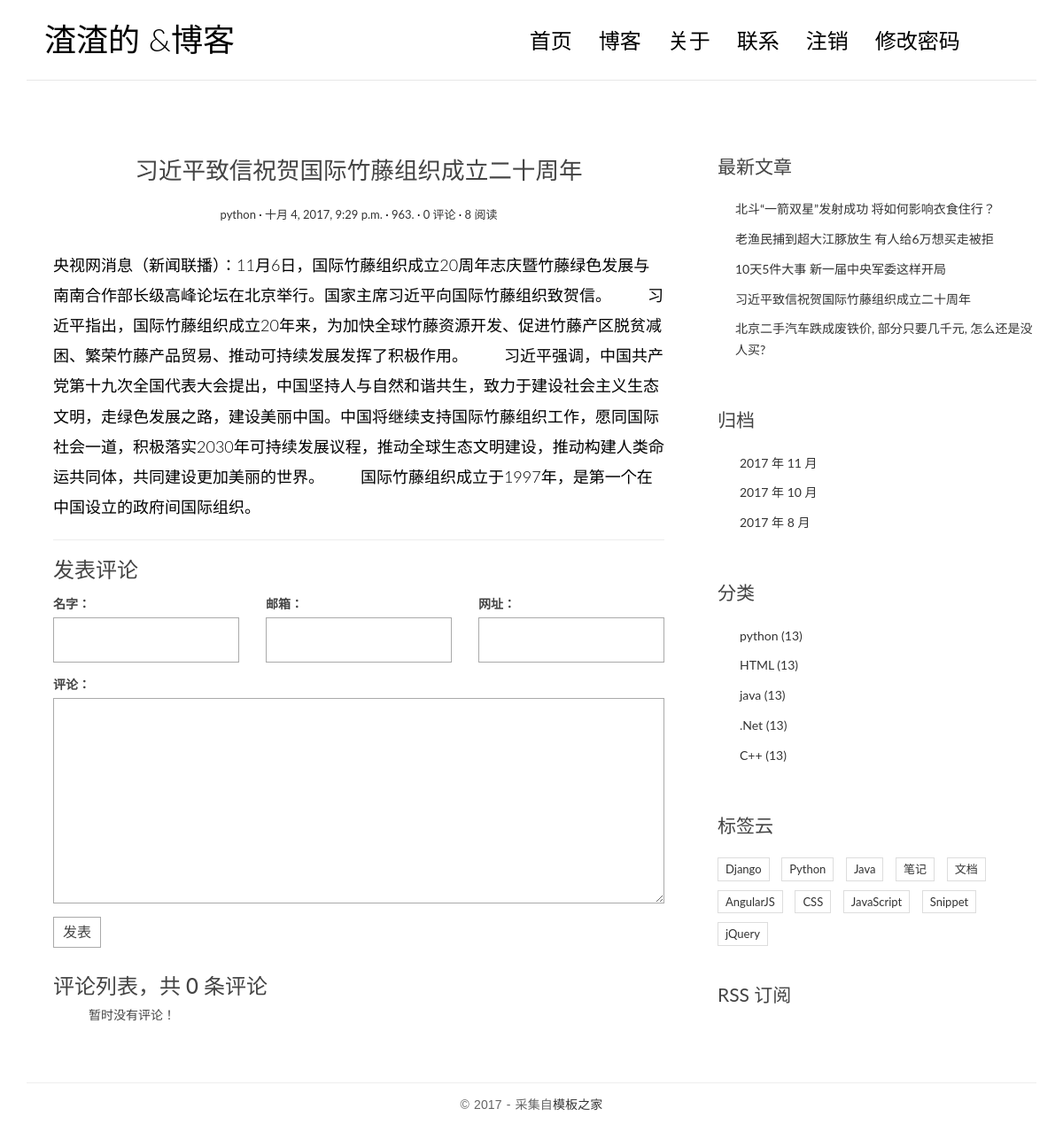
Page /post/2/ (signed in) on the committed database.
### myblog/models.py (models this page shows)
class Post(models.Model):
    title = models.CharField(max_length=64)
    body = models.TextField()
    created_time = models.DateTimeField()
    modified_time = models.DateTimeField()
    excerpt = models.CharField(max_length=256,blank=True)
    category = models.ForeignKey(Category)
    tags = models.ManyToManyField(Tag,blank=True)
    author = models.ForeignKey(User)
    views =models.PositiveIntegerField(default=0)
    def get_absolute_url(self):
        return reverse('myblog:detail',kwargs={"pk":self.pk})
    def increase_views(self):
        self.views +=1
        self.save(update_fields=['views'])

class Category(models.Model):
    name = models.CharField(max_length=64)

### myblog/views.py (the view)
# urls.py: url(r'^post/(?P<pk>[0-9]+)/$',login_required(views.PostDetailView.as_view()),name='detail'
class PostDetailView(DetailView):
    model = Post
    template_name = 'myblog/detail.html'
    context_object_name = 'post'
    def get(self,request,*args,**kwargs):
        response =super(PostDetailView,self).get(request,*args,**kwargs)
        self.object.increase_views()
        return response
    def get_object(self, queryset=None):
        post = super(PostDetailView, self).get_object(queryset=None)
        return post
    def get_context_data(self, **kwargs):
        context = super(PostDetailView,self).get_context_data(**kwargs)
        form = CommentForm()
        comment_list = self.object.comment_set.all()
        context.update({
            'form':form,
            'comment_list':comment_list
        })
        return context

### comments/forms.py
class CommentForm(forms.ModelForm):
    class Meta:
        model = Comment
        fields = ['name','email','url','text']

### myblog/templatetags/myblog_tags.py (called while the page is built)
@register.simple_tag()
def get_recent_posts(num = 5):
    return Post.objects.all().order_by('-created_time')[:num]

@register.simple_tag()
def archives():
    return Post.objects.dates('created_time','month',order='DESC')

@register.simple_tag()
def get_categories():
    return Category.objects.all()

### templates/myblog/detail.html (shortened to what this page needs)
{% extends 'myblog/base.html' %}
{% block main %}
<article class="post post-{{ post.pk }}">
    <header class="entry-header">
        <h1 class="entry-title">{{ post.title }}</h1>
        <div class="entry-meta">
            <span class="post-category"><a href="#">{{ post.category.name }}</a></span>
            <span class="post-date"><a href="#"><time class="entry-date" datetime="{{ post.created_time }}">{{ post.created_time }}</time></a></span>
            <span class="post-author"><a href="#">{{ post.author }}</a></span>
            <span class="comments-link"><a href="{{ post.get_absolute_url }}#comment-area">{{ post.comment_set.count }} 评论</a></span>
            <span class="views-count"><a href="#">{{ post.views }} 阅读</a></span>
        </div>
    </header>
    <div class="entry-content clearfix">
        {{ post.body }}
    </div>
</article>
<section class="comment-area" id="comment-area">
    <hr>
    <h3>发表评论</h3>
    <form action="{% url 'comment:post_comment' post.pk %}" method="post" class="comment-form">
        <div class="row">
            <div class="col-md-4">
                <label for="i{{ form.mame.id_for_label }}">名字：</label>
                {{ form.name }}
            </div>
            <div class="col-md-4">
                <label for="{{ form.email.id_for_label }}">邮箱：</label>
                {{ form.email }}
            </div>
            <div class="col-md-4">
                <label for="{{ form.url.id_for_label }}">网址：</label>
                {{ form.url }}
            </div>
            <div class="col-md-12">
                <label for="{{ form.text.id_for_label }}">评论：</label>
                {{ form.text }}
                 <button type="submit" class="comment-btn">发表</button>
            </div>
        </div>
    </form>
    <div class="comment-list-panel">
        <h3>评论列表，共 <span>{{ post.comment_set.count }}</span> 条评论</h3>
        <ul>
            {% for comment in comment_list %}
            <li class = "comment-item">
                <span class = "nickname">{{ comment.name }}</span>
                <time class="submit-date">{{ comment.created_time }}</time>
                <div class="text">{{ comment.text }}</div>
            </li>
            {% empty %}
            暂时没有评论！
            {% endfor %}
        </ul>
    </div>
</section>
{% endblock main %}

### templates/myblog/base.html (shortened to what this page needs)
{% load staticfiles %}
{% load myblog_tags %}
<html>
<head>
    <link rel="stylesheet" href="{% static 'myblog/css/bootstrap.min.css' %}">
    <link rel="stylesheet" href="{% static 'myblog/css/custom.css' %}">
    <link rel="stylesheet" href="{% static 'myblog/css/pace.css' %}">
    <link rel="stylesheet" href="http://code.ionicframework.com/ionicons/2.0.1/css/ionicons.min.css">
</head>
<body>
<div class="container">
    <header id="site-header">
        <div class="row">
            <div class="col-md-4 col-sm-5 col-xs-8">
                <div class="logo">
                    <h1><a href="{% url 'myblog:index' %}"><b>渣渣的</b> &amp;博客</a></h1>
                </div>
            </div>
            <div class="col-md-8 col-sm-7 col-xs-4">
                <nav class="main-nav" role="navigation">
                    <div class="collapse navbar-collapse" id="bsexample-navbar-collapse-1">
                        <ul class="nav navbar-nav navbar-right">
                            <li class="cl-effect-11"><a href="{% url 'myblog:index' %}" data-hover="首页">首页</a></li>
                            <li class="cl-effect-11"><a href="fullwidth.html" data-hover="博客">博客</a></li>
                            <li class="cl-effect-11"><a href="about.html" data-hover="关于">关于</a></li>
                            <li class="cl-effect-11"><a href="contact.html" data-hover="联系">联系</a></li>
                            {% if user.is_authenticated %}
                            <li class="cl-effect-11"><a href="{% url 'logout' %}" data-hover="注销">注销</a></li>
                            <li class="cl-effect-11"><a href="{% url 'password_change' %}">修改密码</a></li>
                            {% else %}
                            <li class="cl-effect-11"><a href="{% url 'login' %}">登陆</a></li>
                            {% endif %}
                        </ul>
                    </div>
                </nav>
            </div>
        </div>
    </header>
</div>
<div class="content-body">
    <div class="container">
        <div class="row">
            <main class="col-md-8">
                {% block main %}
                {% endblock %}
            </main>
            <aside class="col-md-4">
                <div class="widget widget-recent-posts">
                    <h3 class="widget-title">最新文章</h3>
                    {% get_recent_posts as recent_post_list %}
                    <ul>
                     {% for post in recent_post_list %}
                        <li>
                            <a href = "{{ post.get_absolute_url }}">{{ post.title }}</a>
                        </li>
                            {% empty %}
                            没有文章！
                            {% endfor %}
                    </ul>
                </div>
                <div class="widget widget-archives">
                    <h3 class="widget-title">归档</h3>
                    {% archives as date_list %}
                    <ul>
                        {% for date in date_list %}
                        <li>
                            <a href="{% url 'myblog:archives' date.year date.month %}">{{ date.year }} 年 {{ date.month }} 月</a>
                        </li>
                        {% empty %}
                         暂时没有归档文章！
                        {% endfor %}
                    </ul>
                </div>
                <div class="widget widget-category">
                    <h3 class="widget-title">分类</h3>
                    {% get_categories as category_list %}
                    <ul>
                        {% for category in category_list %}
                            <li>
                                <a href="{% url 'myblog:category' category.pk %}">{{ category.name }} <span class="post-count">(13)</span></a>
                            </li>
                        {% empty %}
                            暂无分类！
                        {% endfor %}
                    </ul>
                </div>
                <div class="widget widget-tag-cloud">
                    <h3 class="widget-title">标签云</h3>
                    <ul>
                        <li>
                            <a href="#">Django</a>
                        </li>
                        <li>
                            <a href="#">Python</a>
                        </li>
                        <li>
                            <a href="#">Java</a>
                        </li>
                        <li>
                            <a href="#">笔记</a>
                        </li>
                        <li>
                            <a href="#">文档</a>
                        </li>
                        <li>
                            <a href="#">AngularJS</a>
                        </li>
                        <li>
                            <a href="#">CSS</a>
                        </li>
                        <li>
                            <a href="#">JavaScript</a>
                        </li>
                        <li>
                            <a href="#">Snippet</a>
                        </li>
                        <li>
                            <a href="#">jQuery</a>
                        </li>
                    </ul>
                </div>
                <div class="rss">
                    <a href=""> RSS 订阅</a>
                </div>
            </aside>
        </div>
    </div>
</div>
<footer id="site-footer">
    <div class="container">
        <div class="row">
            <div class="col-md-12">
                <p class="copyright">&copy 2017 - 采集自<a href="http://www.cssmoban.com/" target="_blank" title="模板之家">模板之家</a></p>
            </div>
        </div>
    </div>
</footer>
</body>
</html>

### myblog/static/myblog/css/custom.css (style rules this page uses)
* { outline: none; }
h1, h2, h3, h4, h5, h6 { margin-top: 0; }
b { font-weight: 400; }
a { color: #333; }
body { color: #444; font-family: 'Lato', sans-serif; }
p { font-family: 'Ubuntu', sans-serif; font-weight: 400; word-spacing: 1px; letter-spacing: 0.01em; }
#site-header { background-color: #FFF; padding: 25px 20px; margin-bottom: 40px; border-bottom: 1px solid #e7e7e7; }
.logo h1 a { color: #000; }
.logo h1 { margin: 0; font-family: 'Lato', sans-serif; font-weight: 300; }
.main-nav { margin-top: 11px; max-width: 95%; }
.main-nav a { color: #000000 !important; padding: 0 0 5px 0 !important; margin-right: 30px; font-family: 'Lato', sans-serif; font-weight: 300; font-size: 24px; }
.cl-effect-11 a { padding: 10px 0; color: #0972b4; text-shadow: none; }
.cl-effect-11 a::before { position: absolute; top: 0; left: 0; overflow: hidden; padding: 0 0 5px 0 !important; max-width: 0; border-bottom: 1px solid #000; color: #000; content: attr(data-hover); white-space: nowrap; -webkit-transition: max-width 0.5s; -moz-transition: max-width 0.5s; transition: max-width 0.5s; }
.content-body { padding-bottom: 4em; }
.post { background: #fff; padding: 30px 30px 0; }
.entry-title { text-align: center; font-size: 1.9em; margin-bottom: 20px; line-height: 1.6; padding: 10px 20px 0; }
.entry-meta { text-align: center; color: #DDDDDD; font-size: 13px; margin-bottom: 30px; }
.entry-content { font-size: 18px; line-height: 1.9; font-weight: 300; color: #000; }
.post-category::after, .post-date::after, .post-author::after, .comments-link::after { content: ' ·'; color: #000; }
.widget { background: #fff; padding: 30px 0 0; }
.widget-title { font-size: 1.5em; margin-bottom: 20px; line-height: 1.6; padding: 10px 0 0; font-weight: 400; }
.widget-recent-posts ul { padding: 0; margin: 0; padding-left: 20px; }
.widget-recent-posts ul li { list-style-type: none; position: relative; line-height: 170%; margin-bottom: 10px; }
.widget-recent-posts ul li::before { content: '\f3d3'; font-family: "Ionicons"; position: absolute; left: -17px; top: 3px; font-size: 16px; color: #000; }
.widget-archives ul { padding: 0; margin: 0; padding-left: 25px; }
.widget-archives ul li { list-style-type: none; position: relative; line-height: 170%; margin-bottom: 10px; }
.widget-archives ul li::before { content: '\f3f3'; font-family: "Ionicons"; position: absolute; left: -25px; top: 1px; font-size: 16px; color: #000; }
.widget-category ul { padding: 0; margin: 0; padding-left: 25px; }
.widget-category ul li { list-style-type: none; position: relative; line-height: 170%; margin-bottom: 10px; }
.widget-category ul li::before { content: '\f3fe'; font-family: "Ionicons"; position: absolute; left: -25px; top: 1px; font-size: 18px; color: #000; }
.widget-tag-cloud ul { padding: 0; margin: 0; margin-right: -10px; }
.widget-tag-cloud ul li { list-style-type: none; font-size: 13px; display: inline-block; margin-right: 10px; margin-bottom: 10px; padding: 3px 8px; border: 1px solid #ddd; }
.rss { font-size: 21px; margin-top: 30px; }
.rss a { color: #444; }
#site-footer { padding-top: 10px; padding: 0 0 1.5em 0; }
.copyright { text-align: center; padding-top: 1em; margin: 0; border-top: 1px solid #eee; color: #666; }
.contact-form input, .comment-form input { border: 1px solid #aaa; margin-bottom: 15px; width: 100%; padding: 15px 15px; font-size: 16px; line-height: 100%; transition: 0.4s border-color linear; }
.contact-form textarea, .comment-form textarea { border: 1px solid #aaa; margin-bottom: 15px; width: 100%; padding: 15px 15px; font-size: 16px; line-height: 20px !important; min-height: 183px; transition: 0.4s border-color linear; }
.comment-area { padding: 0 30px 0; }
.comment-form { margin-top: 15px; }
.comment-form .comment-btn { background-color: #fff; border: 1px solid #aaa; font-size: 16px; padding: 5px 10px; }
.comment-list-panel { margin-top: 30px; }

### rows in the picture
Post: title "习近平致信祝贺国际竹藤组织成立二十周年", category.name "python", created_time "十月 4, 2017, 9:29 p.m.", author "963.", comment_set.count "0", views "8", body "央视网消息（新闻联播）：11月6日，国际竹藤组织成立20周年志庆暨竹藤绿色发展与南南合作部长级高峰论坛在北京举行。国家主席习近平向国际竹藤组织致贺信。 习近平指出，国际竹藤组织成立20年来，为加快全球竹藤资源开发、促进竹藤产区脱贫减困、繁荣竹藤产品贸易、推动可持续发展发挥了积极作用。 习近平强调，中国共产党第十九次全国代表大会提出，中国坚持人与自然和谐共生，致力于建设社会主义生态文明，走绿色发展之路，建设美丽中国。中国将继续支持国际竹藤组织工作，愿同国际社会一道，积极落实2030年可持续发展议程，推动全球生态文明建设，推动构建人类命运共同体，共同建设更加美丽的世界。 国际竹藤组织成立于1997年，是第一个在中国设立的政府间国际组织。"
Post: title "北斗“一箭双星”发射成功 将如何影响衣食住行？"
Post: title "老渔民捕到超大江豚放生 有人给6万想买走被拒"
Post: title "10天5件大事 新一届中央军委这样开局"
Post: title "北京二手汽车跌成废铁价, 部分只要几千元, 怎么还是没人买?"
Category: name "python"
Category: name "HTML"
Category: name "java"
Category: name ".Net"
Category: name "C++"

### other values in the picture
{{ date.year }} "2017" "2017" "2017"
{{ date.month }} "11" "10" "8"
